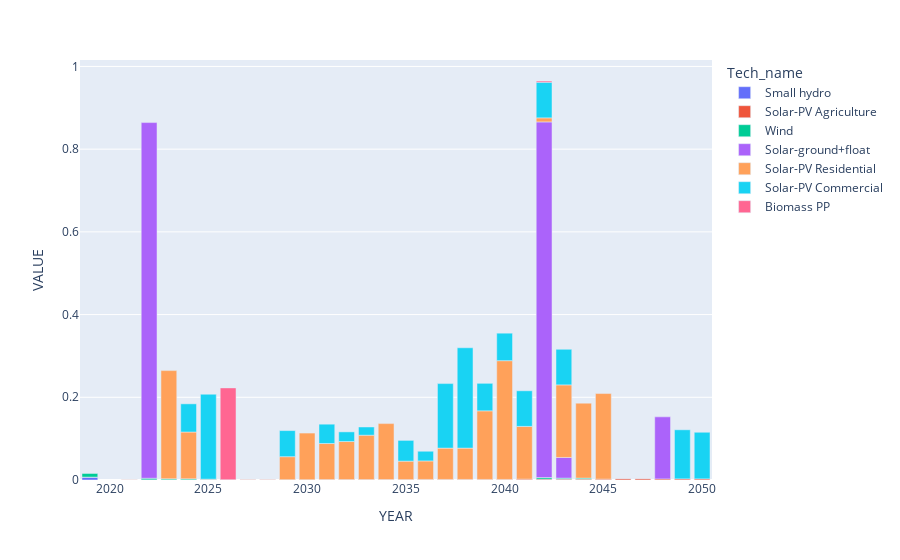

Here is the notebook cell this chart was saved with:
### Code cell
px.bar(new_cap, x="YEAR", y='VALUE', color='Tech_name')

### Figure 1 — Plotly figure (JSON) as saved in the notebook; plotly's stock layout.template omitted (floating-point values rounded to 4 significant figures)
{"data": [{"alignmentgroup": "True", "hovertemplate": "Tech_name=Small hydro<br>YEAR=%{x}<br>VALUE=%{y}<extra></extra>", "legendgroup": "Small hydro", "marker": {"color": "#636efa"}, "name": "Small hydro", "offsetgroup": "Small hydro", "orientation": "v", "showlegend": true, "textposition": "auto", "type": "bar", "x": [2019], "xaxis": "x", "y": [0.007], "yaxis": "y"}, {"alignmentgroup": "True", "hovertemplate": "Tech_name=Solar-PV Agriculture<br>YEAR=%{x}<br>VALUE=%{y}<extra></extra>", "legendgroup": "Solar-PV Agriculture", "marker": {"color": "#EF553B"}, "name": "Solar-PV Agriculture", "offsetgroup": "Solar-PV Agriculture", "orientation": "v", "showlegend": true, "textposition": "auto", "type": "bar", "x": [2019, 2021, 2022, 2023, 2024, 2025, 2026, 2027, 2028, 2029, 2030, 2031, 2032, 2033, 2034, 2035, 2036, 2037, 2038, 2039, 2040, 2041, 2042, 2043, 2044, 2045, 2046, 2047, 2048, 2049, 2050], "xaxis": "x", "y": [1.782e-05, 0.0004278, 0.0004278, 0.0004099, 0.0004278, 0.0004278, 0.0007308, 0.0007308, 0.0007308, 0.0007308, 0.0007308, 0.001034, 0.001034, 0.001034, 0.001034, 0.001034, 0.001337, 0.001337, 0.001337, 0.001355, 0.001337, 0.002085, 0.002068, 0.00205, 0.002068, 0.002068, 0.002674, 0.002691, 0.002674, 0.002674, 0.002674], "yaxis": "y"}, {"alignmentgroup": "True", "hovertemplate": "Tech_name=Wind<br>YEAR=%{x}<br>VALUE=%{y}<extra></extra>", "legendgroup": "Wind", "marker": {"color": "#00cc96"}, "name": "Wind", "offsetgroup": "Wind", "orientation": "v", "showlegend": true, "textposition": "auto", "type": "bar", "x": [2019, 2022, 2023, 2024, 2042, 2043, 2044], "xaxis": "x", "y": [0.008767, 0.003829, 0.002455, 0.002483, 0.003829, 0.002455, 0.002483], "yaxis": "y"}, {"alignmentgroup": "True", "hovertemplate": "Tech_name=Solar-ground+float<br>YEAR=%{x}<br>VALUE=%{y}<extra></extra>", "legendgroup": "Solar-ground+float", "marker": {"color": "#ab63fa"}, "name": "Solar-ground+float", "offsetgroup": "Solar-ground+float", "orientation": "v", "showlegend": true, "textposition": "auto", "type": "bar", "x": [2022, 2042, 2043, 2048], "xaxis": "x", "y": [0.86, 0.86, 0.05, 0.15], "yaxis": "y"}, {"alignmentgroup": "True", "hovertemplate": "Tech_name=Solar-PV Residential<br>YEAR=%{x}<br>VALUE=%{y}<extra></extra>", "legendgroup": "Solar-PV Residential", "marker": {"color": "#FFA15A"}, "name": "Solar-PV Residential", "offsetgroup": "Solar-PV Residential", "orientation": "v", "showlegend": true, "textposition": "auto", "type": "bar", "x": [2023, 2024, 2025, 2029, 2030, 2031, 2032, 2033, 2034, 2035, 2036, 2037, 2038, 2039, 2040, 2041, 2042, 2043, 2044, 2045], "xaxis": "x", "y": [0.2616, 0.1131, 0.001595, 0.05567, 0.1128, 0.08725, 0.092, 0.1073, 0.1354, 0.04459, 0.04478, 0.07576, 0.07576, 0.1659, 0.2872, 0.1275, 0.009772, 0.1755, 0.1813, 0.207], "yaxis": "y"}, {"alignmentgroup": "True", "hovertemplate": "Tech_name=Solar-PV Commercial<br>YEAR=%{x}<br>VALUE=%{y}<extra></extra>", "legendgroup": "Solar-PV Commercial", "marker": {"color": "#19d3f3"}, "name": "Solar-PV Commercial", "offsetgroup": "Solar-PV Commercial", "orientation": "v", "showlegend": true, "textposition": "auto", "type": "bar", "x": [2024, 2025, 2029, 2031, 2032, 2033, 2035, 2036, 2037, 2038, 2039, 2040, 2041, 2042, 2043, 2049, 2050], "xaxis": "x", "y": [0.06817, 0.2054, 0.06308, 0.04669, 0.02334, 0.01986, 0.05018, 0.02339, 0.156, 0.2426, 0.0665, 0.0665, 0.08612, 0.08612, 0.08611, 0.1187, 0.1128], "yaxis": "y"}, {"alignmentgroup": "True", "hovertemplate": "Tech_name=Biomass PP<br>YEAR=%{x}<br>VALUE=%{y}<extra></extra>", "legendgroup": "Biomass PP", "marker": {"color": "#FF6692"}, "name": "Biomass PP", "offsetgroup": "Biomass PP", "orientation": "v", "showlegend": true, "textposition": "auto", "type": "bar", "x": [2026, 2042], "xaxis": "x", "y": [0.222, 0.003031], "yaxis": "y"}], "layout": {"barmode": "relative", "legend": {"title": {"text": "Tech_name"}, "tracegroupgap": 0}, "margin": {"t": 60}, "xaxis": {"anchor": "y", "domain": [0, 1], "title": {"text": "YEAR"}}, "yaxis": {"anchor": "x", "domain": [0, 1], "title": {"text": "VALUE"}}}}
